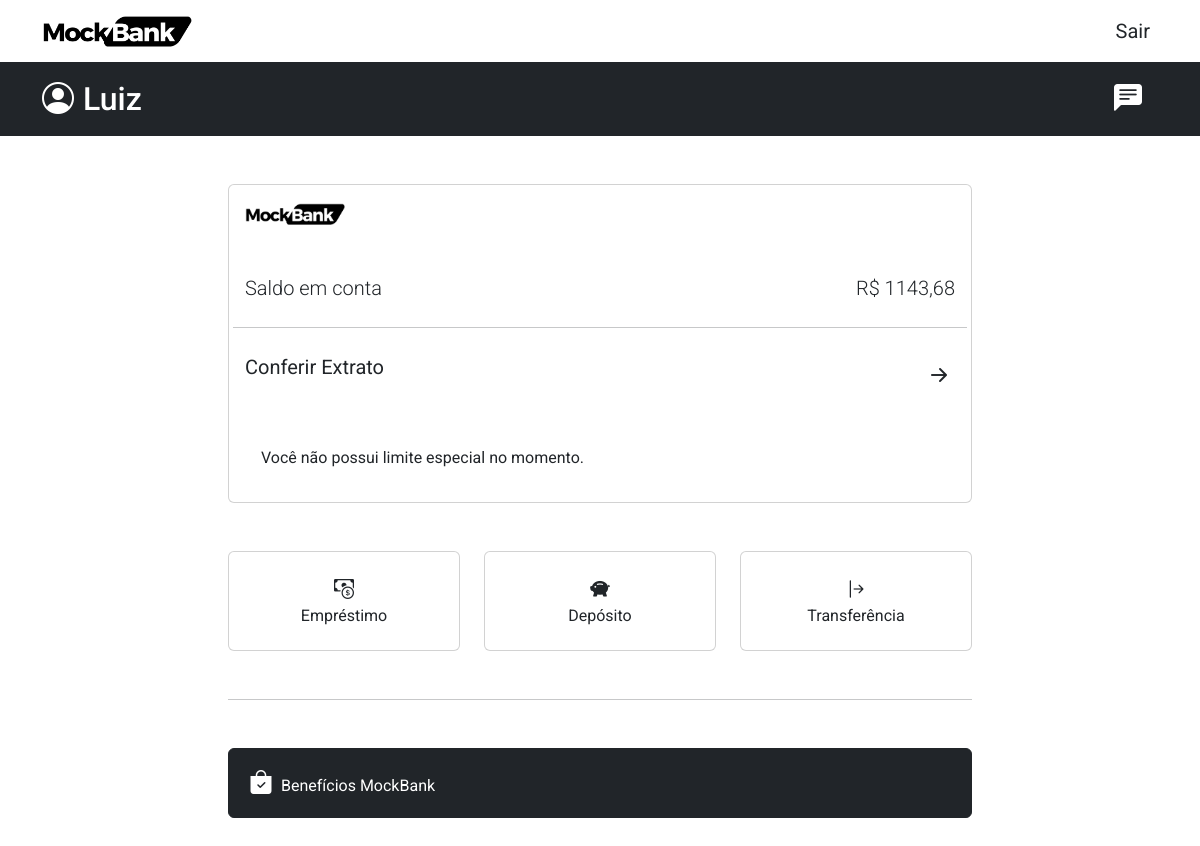
/home/ (signed in), run on an earlier commit of the app's database.
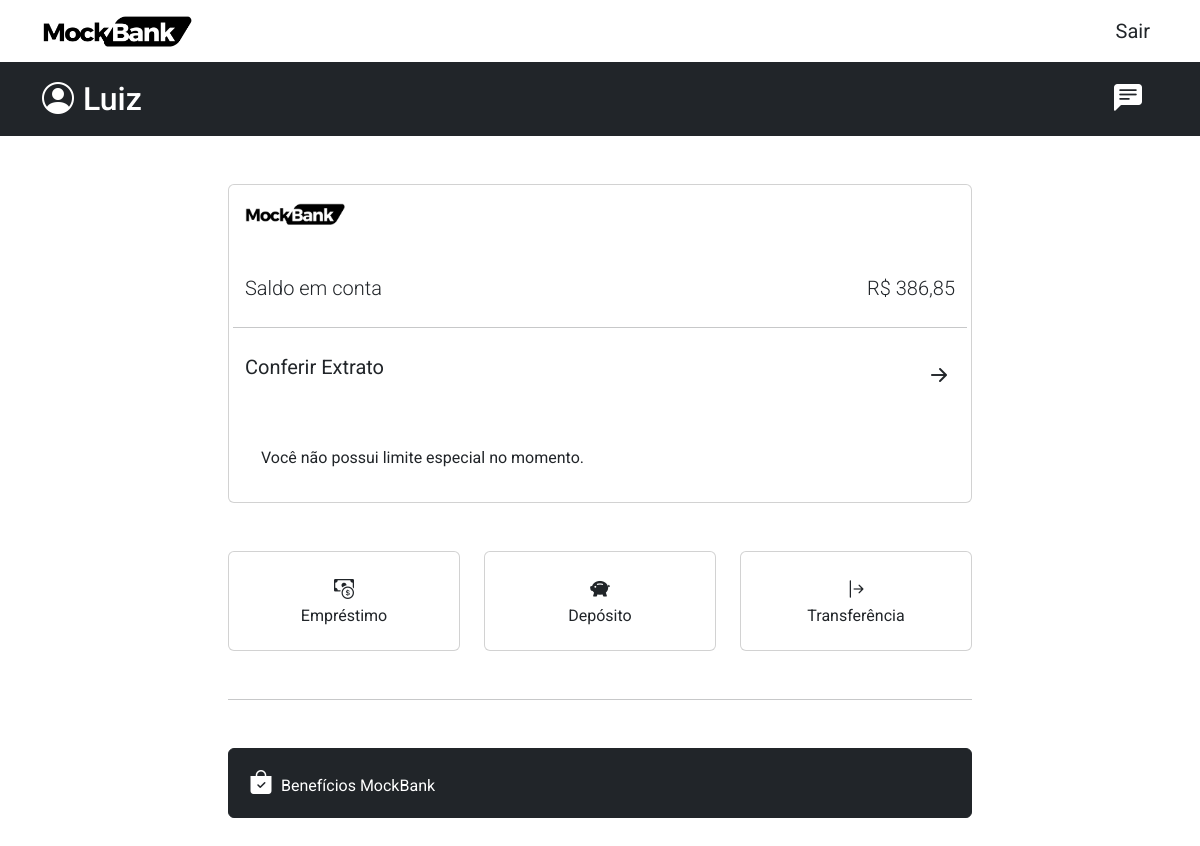
And on a later commit of the database.
### user/models.py (models this page shows)
class User(models.Model):
    user_id = models.UUIDField(primary_key=True, default=uuid.uuid4, editable=False)
    user_phone = models.CharField(max_length=30, blank=True)
    account_balance = models.DecimalField(max_digits=8, decimal_places=2, default=float(0))
    account_limit = models.DecimalField(max_digits=8, decimal_places=2, default=float(0))
    owner = models.OneToOneField(DjangoUser, on_delete=models.CASCADE)
    finance_data = models.OneToOneField(FinanceDataUser, on_delete=models.CASCADE, null=True)

### user/views.py (the view)
# urls.py: path("home/", views.HomePageView.as_view(), name="home"),
@method_decorator(login_required(login_url='user:login'), name='dispatch')
class HomePageView(TemplateView):
    template_name = 'home.html'
    def get_context_data(self, **kwargs: Any) -> dict[str, Any]:
        context = super().get_context_data(**kwargs)
        context['user'] = UserService.get_user_django(username=self.request.user.username)
        context['account'] = UserService.user_balance(self.request.user.id)
        return context

### user/services.py (called while the page is built)
    @staticmethod
    def get_user_django(username: str):
        return User.objects.get(username=username)

    @staticmethod
    def get_user_app(pk: int):
        return BaseUser.objects.get(owner=pk)

    @staticmethod
    def user_balance(pk: int):
        user = UserService.get_user_app(pk)
        if user.account_balance >= 0:
            limit = user.account_limit
        else:
            limit = user.account_balance + user.account_limit
        return {
            'balance': user.account_balance,
            'limit': limit,
            'used_limit': user.account_limit - (user.account_balance + user.account_limit),
        }

### user/templates/home.html (shortened to what this page needs)
{% extends "global/base.html" %}
{% load static %}
{% load humanize %}
{% block content %}
<main>
    <section class="container mt-5 mb-5">
        <div class="col-12 col-md-10 col-lg-8 mx-auto">
            <div class="card">
                <div class="card-body">
                    <div class="row">
                        <div class="col-2">
                            <img src={% static "img/mockbank_logo_minimal.png" %} width="100px" alt="" class="">
                        </div>
                    </div>
                    <div class="row mt-5">
                        <div class="col-12 justify-content-between d-flex">
                            <p class="lead">Saldo em conta</p>
                            {% if account.balance < 0 %}
                                <p class="lead text-danger">R$ {{ account.balance }}</p>
                            {% else %}
                                <p class="lead text-dark">R$ {{ account.balance }}</p>
                            {% endif %}
                        </div>
                        <hr class="my-2">
                        <div class="col-12 mt-3">
                            <a class="link-underline-opacity-0 link-underline-opacity-0-hover link-dark d-block col-12 fs-5"
                                href= {% url "service:extract" %}>
                                Conferir Extrato <i class="bi bi-arrow-right-short float-end fs-2 mt-0"></i>
                            <div class="col-12 mt-5 d-flex justify-content-between p-3 rounded-3">
                                {% if account.limit == 0 %}
                                <p class="d-inline-block my-auto">Você não possui limite especial no momento.</p>
                                {% else %}
                                <p class="d-inline-block my-auto">Limite especial da conta </p>
                                <p class="d-inline-block my-auto ">R$ {{ account.limit }}</p>
                                {% endif %}
                            </div>
                        </div>
                    </div>
                </div>
            </div>
            <div class="row justify-content-between mt-5">
                <div class="col-4">
                    <a href={% url "service:finance_data_content" %}
                        class="card justify-content-center text-center link-underline-opacity-0 link-underline-opacity-0-hover link-dark"
                        style="height: 100px;">
                        <i class="bi bi-cash-coin fs-5"></i>
                        Empréstimo
                    </a>
                </div>
                <div class="col-4">
                    <a href={% url "service:deposit" %}
                        class="card justify-content-center text-center link-underline-opacity-0 link-underline-opacity-0-hover link-dark"
                        style="height: 100px;">
                        <i class="bi bi-piggy-bank-fill fs-5"></i>
                        Depósito
                    </a>
                </div>
                <div class="col-4">
                    <a href={% url "service:transfer" %}
                        class="card justify-content-center text-center link-underline-opacity-0 link-underline-opacity-0-hover link-dark"
                        style="height: 100px;">
                        <i class="bi bi-arrow-bar-right fs-5"></i>
                        Transferência
                    </a>
                </div>
            </div>
            <hr class="my-5">
            <div class="row">
                <div class="col-12">
                    <button class="btn btn-dark w-100 text-start p-3">
                        <i class="bi bi-bag-check-fill fs-4 ms-1 me-1 "></i>
                        <p class="d-inline">Benefícios MockBank</p>
                    </button>
                </div>
            </div>
        </div>
    </section>
</main>
{% endblock content %}

What changed in the data, as far as the page shows it:
changed User: balance "1143,68" → "386,85"
